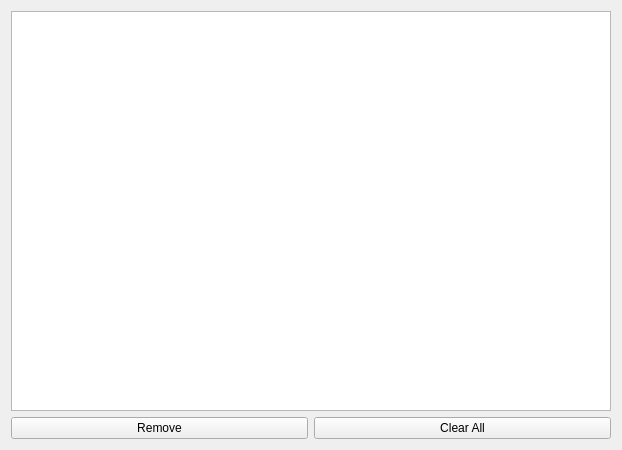
<?xml version="1.0" encoding="UTF-8"?>
<ui version="4.0">
 <class>PrintQueueView</class>
 <widget class="QWidget" name="PrintQueueView">
  <layout class="QVBoxLayout" name="verticalLayout">
   <item>
    <widget class="QListWidget" name="list_queue">
     <property name="minimumSize">
      <size>
       <width>600</width>
       <height>400</height>
      </size>
     </property>
    </widget>
   </item>
   <item>
    <layout class="QHBoxLayout" name="buttonLayout">
     <item>
      <widget class="QPushButton" name="btn_remove">
       <property name="text">
        <string>Remove</string>
       </property>
      </widget>
     </item>
     <item>
      <widget class="QPushButton" name="btn_clear">
       <property name="text">
        <string>Clear All</string>
       </property>
      </widget>
     </item>
    </layout>
   </item>
  </layout>
 </widget>
 <resources/>
 <connections/>
</ui>
